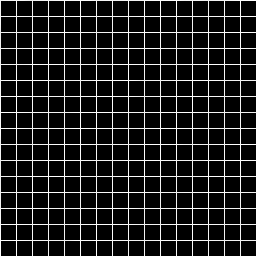
#> input picture original_edof.png, 256 x 256 px
$ python -i intensity_rescaling.py   (imports and definitions only)
#> lines starting #> are read from the running program, lines starting #| are printed output that depends on the picture
#> further down, picture is the input picture: shape (256, 256); min 0, max 255, mean 30
import numpy as np
import functools
import warnings
from skimage.exposure import rescale_intensity
from scipy.optimize import curve_fit
import scipy.ndimage as ndimage
from scipy.fft import dctn, idctn
import skimage.transform as transform


# [12 lines left out: function _float_to_int, not called in this run]


def ensure_float_and_restore_dtype(func):
    """
    Decorator to safely convert integer arrays to normalized floats for processing,
    and restore the original integer dtype upon completion.

    - 8/16-bit integers are divided by the dtype maximum (unsigned -> [0, 1]; signed
      -> [-1, 1] with 0 kept at 0, as skimage's img_as_float) and processed in float32.
    - Wider integers (32/64-bit) are divided by the data's own maximum magnitude and
      processed in float64: dividing by e.g. 2**63 - 1 would leave ~1e-17 values that
      float32 cannot resolve and that make scale-dependent operations meaningless.
    - float32/float64 inputs pass through unchanged (other floats become float32).
    """
    # [53 lines left out: function wrapper, not called in this run]

    return wrapper

# [58 lines left out: functions contrast_stretching, normalize_image, _fit_linear, _fit_exponential, not called in this run]

# Registry of supported parametric models
FIT_MODELS = {
    'linear': _fit_linear,
    'exponential': _fit_exponential
}

# Removed @ensure_float_and_restore_dtype to avoid double-decoration
# [218 lines left out: functions adjust_gamma_per_slice, adjust_brightness_per_slice, correct_z_intensity_decay, contrast_stretch_per_slice, test_z_axis_orientation, not called in this run]


def _tshrinkage(x, thresh):
    return np.sign(x) * np.clip(np.abs(x) - thresh, a_min=0, a_max=None)

def _prepare_data_for_basic(images, is_3d=False):
    """
    Normalizes input `images` into a numpy array of shape (N, ...)
    where `...` is the spatial dimensions matching the flatfield.
    """
#> called with is_3d = False
    if isinstance(images, list):
        images = np.stack(images, axis=0)

    images = np.asarray(images)
    original_shape = images.shape
#> original_shape = (256, 256)

    if is_3d:
        if images.ndim == 3:
            images = images[np.newaxis, ...]
        elif images.ndim >= 4:
            images = images.reshape(-1, images.shape[-3], images.shape[-2], images.shape[-1])
    else:
        if images.ndim == 2:
            images = images[np.newaxis, ...]
        elif images.ndim >= 3:
            images = images.reshape(-1, images.shape[-2], images.shape[-1])

    return images, original_shape

def _resize_spatial(images, target_spatial_shape):
    N = images.shape[0]
    out = np.empty((N,) + target_spatial_shape, dtype=np.float32)
    for i in range(N):
        out[i] = transform.resize(
            images[i], target_spatial_shape,
            order=1, mode='reflect', anti_aliasing=False, preserve_range=True
        )
    return out

def fit_basic_shading(
    images,
    is_3d=False,
    working_size=128,
    max_reweight_iterations=10,
    max_iterations=500,
    optimization_tol=1e-3,
    optimization_tol_diff=1e-2,
    reweighting_tol=1e-2,
    smoothness_flatfield=None,
    smoothness_darkfield=None,
    sparse_cost_darkfield=None,
    get_darkfield=False,
    fitting_mode='approximate',
    epsilon=0.1,
    rho=1.5,
    mu_coef=12.5,
    max_mu_coef=1e7
):
    """
    Fits the BaSiC shading model to a collection of images.

    Args:
        images: Input images. Can be a 3D array (Z, Y, X), 4D array (T, Z, Y, X),
                or list of 3D/2D arrays.
        is_3d (bool): If True, computes a 3D flatfield (Z, Y, X).
                      If False (default), computes a 2D flatfield (Y, X).
        working_size (int): Spatial dimension size to downscale to for faster fitting.
        max_reweight_iterations (int): Maximum number of reweighting iterations.
        max_iterations (int): Maximum number of ADMM iterations per reweighting loop.
        optimization_tol (float): Tolerance for ADMM convergence (relative fit residual).
        optimization_tol_diff (float): 'ladmap' only: tolerance on the relative size of the
            last update. Both tolerances must be met to stop (as in BaSiCPy).
        reweighting_tol (float): Tolerance for reweighting loop convergence.
        smoothness_flatfield (float): Smoothness regularization weight. If None, it is estimated.
        smoothness_darkfield (float): Smoothness regularization weight for darkfield. If None, it is estimated.
        sparse_cost_darkfield (float): Weight of the darkfield sparse term. If None, it is estimated.
        get_darkfield (bool): Whether to estimate darkfield.
        fitting_mode (str): Fitting mode, 'approximate' or 'ladmap'.
        epsilon (float): Small value for weight calculation.
        rho (float): ADMM penalty parameter update factor.
        mu_coef (float): Initial penalty parameter coefficient.
        max_mu_coef (float): Maximum penalty parameter coefficient.

    Returns:
        dict: Containing 'flatfield', 'darkfield', and 'baseline'.
    """
    if fitting_mode not in ('approximate', 'ladmap'):
        raise ValueError(f"fitting_mode '{fitting_mode}' is not valid. Use 'approximate' or 'ladmap'.")
    if max_reweight_iterations < 1:
        raise ValueError("max_reweight_iterations must be >= 1.")

    images, original_shape = _prepare_data_for_basic(images, is_3d)
#> original_shape = (256, 256)

    s_s = images.shape[0]
#> s_s = 1
    original_spatial_shape = images.shape[1:]
#> original_spatial_shape = (256, 256)

    if get_darkfield and s_s < 2:
        # BaSiC models each sample as I_i = B_i * S + D and separates the darkfield D
        # from the flatfield S only through variation of the baselines B_i across
        # samples. With a single image/volume any D can be absorbed into S, so the
        # darkfield is not identifiable (in 'approximate' mode its estimator has no
        # samples to average and the fit degenerated to NaN after max iterations).
        warnings.warn(
            "get_darkfield=True needs at least 2 images (or volumes with is_3d=True): the "
            "darkfield is not identifiable from a single sample. Fitting the flatfield only; "
            "the returned darkfield is zero.",
            UserWarning,
            stacklevel=2,
        )
        get_darkfield = False

    target_spatial_shape = tuple([min(d, working_size) if working_size is not None else d for d in original_spatial_shape])
#> target_spatial_shape = (128, 128)

    if target_spatial_shape != original_spatial_shape:
        Im = _resize_spatial(images, target_spatial_shape)
    else:
        Im = images.astype(np.float32)

    s_spatial = Im.shape[1:]
#> s_spatial = (128, 128)
    Im_flat = Im.reshape(s_s, -1)

    image_norm = np.linalg.norm(Im_flat)
#> image_norm = 7990.3
    if image_norm == 0:
        image_norm = 1.0

    if smoothness_flatfield is None:
        meanD = Im.mean(axis=0)
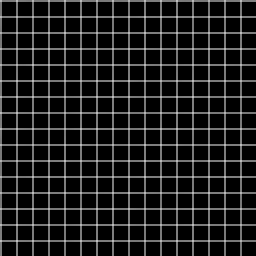
#> meanD: shape (128, 128) float32 (shown 2 times larger); min 0, max 191.2, mean 30
        mean_meanD = meanD.mean()
#> mean_meanD = 30
        if mean_meanD == 0:
            mean_meanD = 1.0
        meanD = meanD / mean_meanD
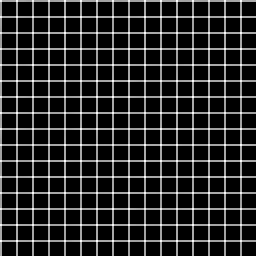
#> meanD: shape (128, 128) float32 (shown 2 times larger); min 0, max 6.38, mean 1; drawn with min black and max white
        W_meanD = dctn(meanD, norm='ortho')
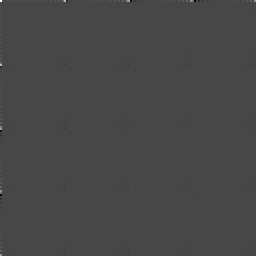
#> W_meanD: shape (128, 128) float32 (shown 2 times larger); min -49.62, max 128, mean 0.1; drawn with min black and max white
        smoothness_flatfield = np.sum(np.abs(W_meanD)) / 400.0 * 0.5
#> smoothness_flatfield = 3.13

    if smoothness_darkfield is None:
        smoothness_darkfield = smoothness_flatfield * 0.1
#> smoothness_darkfield = 0.313

    if sparse_cost_darkfield is None:
        sparse_cost_darkfield = smoothness_darkfield * 0.01 * 100 # Default is 0.01 * 100 in original BaSiC
#> sparse_cost_darkfield = 0.313

    _, S_svd, _ = np.linalg.svd(Im_flat, full_matrices=False)
#> S_svd = [7990.3]
    spectral_norm = S_svd[0]
#> spectral_norm = 7990.3
    if spectral_norm == 0:
        spectral_norm = 1.0

    if fitting_mode == 'approximate':
        init_mu = mu_coef / spectral_norm
#> init_mu = 0.00156
    else:
        init_mu = mu_coef / spectral_norm / np.prod(Im_flat.shape)

    max_mu = init_mu * max_mu_coef
#> max_mu = 15644

    ent1 = 1.0
    ent2 = 10.0
    D_Z_max = np.min(Im_flat)
#> D_Z_max = 0

    W = np.ones_like(Im_flat)
    W_D = np.ones(s_spatial, dtype=np.float32)

    last_S = None
    last_D = None

    S = np.ones(s_spatial, dtype=np.float32)
    B = np.ones(s_s, dtype=np.float32)
#> B = [1]
    D_R = np.zeros(s_spatial, dtype=np.float32)
    D_Z = 0.0

    for reweight_iter in range(max_reweight_iterations):
        S_hat = dctn(S, norm='ortho')
        D_R = np.zeros(s_spatial, dtype=np.float32)
        D_Z = 0.0

        if fitting_mode == 'approximate':
            mean_Im_flat = np.nanmean(Im_flat)
            if mean_Im_flat == 0:
                mean_Im_flat = 1.0
            B = np.nanmean(Im_flat, axis=1) / mean_Im_flat
        else:
            B = np.ones(s_s, dtype=np.float32)
            S = np.median(Im, axis=0)
            S_hat = dctn(S, norm='ortho')

        I_R_flat = np.zeros_like(Im_flat)
        I_B_flat = (S[np.newaxis, ...] * B[(...,) + (np.newaxis,) * S.ndim] + D_R[np.newaxis, ...] + D_Z).reshape(s_s, -1)

        Y_flat = np.zeros_like(Im_flat)
        mu = init_mu

        for k in range(max_iterations):
            if fitting_mode == 'approximate':
                temp_W = (Im_flat - I_R_flat - I_B_flat + Y_flat / mu) / ent1
                temp_W = np.mean(temp_W, axis=0)

                S_hat = S_hat + dctn(temp_W.reshape(s_spatial), norm="ortho")
                S_hat = _tshrinkage(S_hat, smoothness_flatfield / (ent1 * mu))
                S = idctn(S_hat, norm="ortho")

                I_B_flat = (S[np.newaxis, ...] * B[(...,) + (np.newaxis,) * S.ndim] + D_R[np.newaxis, ...] + D_Z).reshape(s_s, -1)

                I_R_flat = I_R_flat + (Im_flat - I_B_flat - I_R_flat + (1 / mu) * Y_flat) / ent1
                I_R_flat = _tshrinkage(I_R_flat, W / (ent1 * mu))

                R_flat = Im_flat - I_R_flat
                mean_R_flat = np.mean(R_flat)
                if mean_R_flat == 0:
                    mean_R_flat = 1.0
                B = np.mean(R_flat, axis=1) / mean_R_flat
                B = np.clip(B, 0, None)

                I_B_flat = (S[np.newaxis, ...] * B[(...,) + (np.newaxis,) * S.ndim] + D_R[np.newaxis, ...] + D_Z).reshape(s_s, -1)

                # The darkfield estimator below averages over samples with B < 1; if
                # there are none (e.g. identical samples) this iteration carries no
                # darkfield information, so keep the current D_R / D_Z.
                if get_darkfield and np.any(B < 1):
                    validA1coeff_idx = B < 1
                    S_flat = S.reshape(-1)
                    mean_S = np.mean(S)
                    S_inmask = S_flat >= mean_S
                    S_outmask = S_flat < mean_S

                    R_0 = np.where(S_inmask[np.newaxis, :] & validA1coeff_idx[:, np.newaxis], R_flat, np.nan)
                    R_1 = np.where(S_outmask[np.newaxis, :] & validA1coeff_idx[:, np.newaxis], R_flat, np.nan)

                    mean_R = np.mean(R_flat)

                    # Avoid Mean of empty slice warnings by checking for all-NaN rows
                    def safe_nanmean(arr, axis):
                        # Returns NaN for rows that are all NaN, without triggering a RuntimeWarning
                        mask = np.isnan(arr).all(axis=axis)
                        res = np.zeros(arr.shape[0])
                        res[mask] = np.nan
                        res[~mask] = np.nanmean(arr[~mask], axis=axis)
                        return res

                    mean_R_0 = safe_nanmean(R_0, axis=1)
                    mean_R_1 = safe_nanmean(R_1, axis=1)
                    B1_coeff = (mean_R_0 - mean_R_1) / (mean_R + 1e-6)

                    num_valid = np.sum(validA1coeff_idx)
                    B_nan = np.where(validA1coeff_idx, B, np.nan)

                    temp1 = np.nan_to_num(np.nansum(B_nan**2))
                    temp2 = np.nan_to_num(np.nansum(B_nan))
                    temp3 = np.nan_to_num(np.nansum(B1_coeff))
                    temp4 = np.nan_to_num(np.nansum(B_nan * B1_coeff))
                    temp5 = temp2 * temp3 - num_valid * temp4

                    if temp5 == 0:
                        D_Z = 0.0
                    else:
                        D_Z = (temp1 * temp3 - temp2 * temp4) / temp5
                    D_Z = max(D_Z, 0.0)
                    if mean_S > 1e-9:
                        D_Z = min(D_Z, D_Z_max / mean_S)

                    Z = D_Z * mean_S - D_Z * S_flat

                    R_nan = np.where(validA1coeff_idx[:, np.newaxis], R_flat, np.nan)
                    A1_offset = np.nanmean(R_nan, axis=0) - np.nanmean(B_nan) * S_flat
                    A1_offset = A1_offset.flatten()
                    A1_offset = A1_offset - np.nanmean(A1_offset)

                    D_R = A1_offset - np.mean(A1_offset) - Z
                    D_R = dctn(D_R.reshape(s_spatial), norm="ortho")
                    D_R = _tshrinkage(D_R, smoothness_darkfield / (ent2 * mu))
                    D_R = idctn(D_R, norm="ortho")
                    D_R = _tshrinkage(D_R, smoothness_darkfield / (ent2 * mu))
                    D_R = D_R + Z.reshape(s_spatial)

                fit_residual_flat = Im_flat - I_B_flat - I_R_flat
                Y_flat = Y_flat + mu * fit_residual_flat
                mu = min(mu * rho, max_mu)

                norm_ratio = np.linalg.norm(fit_residual_flat) / image_norm
                if norm_ratio <= optimization_tol:
                    break

            elif fitting_mode == 'ladmap':
                I_B = (S[np.newaxis, ...] * B[(...,) + (np.newaxis,) * S.ndim] + D_R[np.newaxis, ...] + D_Z)
                I_B_flat = I_B.reshape(s_s, -1)
                eta_S = np.sum(B**2) * 1.02 + 0.01

                S_new = S + np.sum(B[(...,) + (np.newaxis,) * S.ndim] * (Im - I_B - I_R_flat.reshape(s_s, *s_spatial) + Y_flat.reshape(s_s, *s_spatial) / mu), axis=0) / eta_S
                S_new = idctn(_tshrinkage(dctn(S_new, norm="ortho"), smoothness_flatfield / (eta_S * mu)), norm="ortho")

                if np.min(S_new) < 0:
                    S_new = S_new - np.min(S_new)
                dS = S_new - S
                S = S_new

                I_B = (S[np.newaxis, ...] * B[(...,) + (np.newaxis,) * S.ndim] + D_R[np.newaxis, ...] + D_Z)
                I_B_flat = I_B.reshape(s_s, -1)

                I_R_new_flat = _tshrinkage(Im_flat - I_B_flat + Y_flat / mu, W / (mu * s_s))
                dI_R_flat = I_R_new_flat - I_R_flat
                I_R_flat = I_R_new_flat

                R_flat = Im_flat - I_R_flat
                S_sq = np.sum(S**2)

                R_spatial = R_flat.reshape(s_s, *s_spatial)
                Y_spatial = Y_flat.reshape(s_s, *s_spatial)

                # While the shrinkage still zeroes S (mu starts tiny), B carries no
                # information: keep it instead of collapsing it to 0 for good.
                if S_sq > 0:
                    B_new = np.sum(S[np.newaxis, ...] * (R_spatial + Y_spatial / mu), axis=tuple(range(1, Im.ndim))) / S_sq
                else:
                    B_new = B.copy()
                B_new = np.clip(B_new, 0, None)

                mean_B = np.mean(B_new)
                if mean_B > 0:
                    B_new = B_new / mean_B
                    S = S * mean_B

                dB = B_new - B
                B = B_new

                BS = S[np.newaxis, ...] * B[(...,) + (np.newaxis,) * S.ndim]

                if get_darkfield:
                    D_Z_new = np.mean(Im - BS - D_R[np.newaxis, ...] - I_R_flat.reshape(s_s, *s_spatial) + Y_spatial / 2.0 / mu)
                    D_Z_new = np.clip(D_Z_new, 0, D_Z_max)
                    dD_Z = D_Z_new - D_Z
                    D_Z = D_Z_new

                    eta_D = s_s * 1.02
                    D_R_new = D_R + 1.0 / eta_D * np.sum(Im - BS - D_R[np.newaxis, ...] - D_Z - I_R_flat.reshape(s_s, *s_spatial) + Y_spatial / mu, axis=0)
                    D_R_new = idctn(_tshrinkage(dctn(D_R_new), smoothness_darkfield / eta_D / mu))
                    D_R_new = _tshrinkage(D_R_new, sparse_cost_darkfield * W_D / eta_D / mu)
                    dD_R = D_R_new - D_R
                    D_R = D_R_new

                I_B = BS + D_R[np.newaxis, ...] + D_Z
                I_B_flat = I_B.reshape(s_s, -1)

                fit_residual_flat = R_flat - I_B_flat
                Y_flat = Y_flat + mu * fit_residual_flat

                value_diff = max([
                    np.linalg.norm(dS.ravel()) * np.sqrt(eta_S),
                    np.linalg.norm(dI_R_flat.ravel()) * 1.0,
                    np.linalg.norm(dB.ravel())
                ])

                if get_darkfield:
                    value_diff = max([
                        value_diff,
                        np.linalg.norm(dD_R.ravel()) * np.sqrt(eta_D),
                        dD_Z**2
                    ])

                norm_ratio = value_diff / image_norm
                mu = min(mu * rho, max_mu)

                # Stop only when the fit residual AND the update are both small. A
                # small update alone happens in the first iterations, while the
                # shrinkage still zeroes S, and stopping there returned S == 0.
                residual_ratio = np.linalg.norm(fit_residual_flat) / image_norm
                if residual_ratio <= optimization_tol and norm_ratio <= optimization_tol_diff:
                    break

        D_R = D_R + D_Z * S
        I_B_flat = (S[np.newaxis, ...] * B[(...,) + (np.newaxis,) * S.ndim] + D_R[np.newaxis, ...]).reshape(s_s, -1)

        S = np.mean(I_B_flat.reshape(s_s, *s_spatial), axis=0) - D_R
        mean_S = np.mean(S)
        if mean_S > 1e-9:
            S = S / mean_S

        if fitting_mode == 'approximate':
            XE_norm = I_R_flat / (np.mean(I_B_flat, axis=1, keepdims=True) + 1e-6)
            W = 1.0 / (np.abs(XE_norm) + epsilon)
            W = W * W.size / np.sum(W)

            W_D = np.ones_like(D_R)
        else:
            Ws = np.ones_like(I_R_flat) / (np.abs(I_R_flat / (I_B_flat + epsilon)) + epsilon)
            W = Ws / np.mean(Ws)

            Ws_D = np.ones_like(D_R) / (np.abs(D_R) + epsilon)
            W_D = Ws_D / np.mean(Ws_D)

        if last_S is not None:
            sum_last_S = np.sum(np.abs(last_S))
            if sum_last_S < 1e-9:
                sum_last_S = 1e-9
            mad_flatfield = np.sum(np.abs(S - last_S)) / sum_last_S

            temp_diff = np.sum(np.abs(S - last_S))
            if temp_diff < 1e-7:
                mad_darkfield = 0
            else:
                mad_darkfield = temp_diff / max(np.sum(np.abs(last_S)), 1e-6)

            reweight_score = max(mad_flatfield, mad_darkfield)
            if reweight_score <= reweighting_tol:
                break
        last_S = S
        last_D = D_R
#> this loop made 7 passes
#> (mean_S, mad_flatfield, temp_diff, mad_darkfield, reweight_score) on passes 2 to 7: (30.44, 0.071, 1164, 0.071, 0.071), (30.41, 0.0405, 663.7, 0.0405, 0.0405), (30.4, 0.0309, 506.3, 0.0309, 0.0309), (30.42, 0.0298, 488.5, 0.0298, 0.0298), (30.42, 0.0242, 396.8, 0.0242, 0.0242), (30.41, 0.000938, 15.38, 0.000938, 0.000938)
#> mean_S on pass 1: 30.13
#> pass 1, in fit_basic_shading, `S = np.mean(I_B_flat.reshape(s_s, *s_spatial), axis=0) - D_R`:
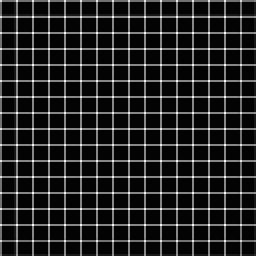
#> S: shape (128, 128) float32 (shown 2 times larger); min -3.28, max 232.6, mean 30.1; drawn with min black and max white
#> after the loop:
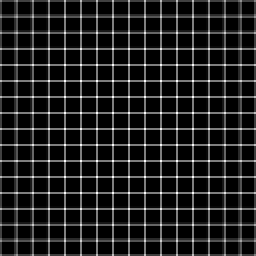
#> S: shape (128, 128) float32 (shown 2 times larger); min -0.0263, max 8.03, mean 1; drawn with min black and max white

    if target_spatial_shape != original_spatial_shape:
        flatfield = transform.resize(S, original_spatial_shape, order=1, mode='reflect', anti_aliasing=False, preserve_range=True)
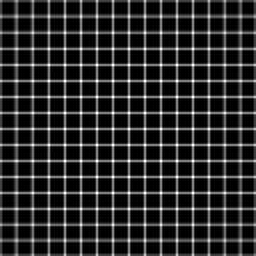
#> flatfield: shape (256, 256) float32; min -0.0192, max 6.02, mean 0.992; drawn with min black and max white
        darkfield = transform.resize(D_R, original_spatial_shape, order=1, mode='reflect', anti_aliasing=False, preserve_range=True)
#> darkfield: shape (256, 256) float32; every value is 0
    else:
        flatfield = S
        darkfield = D_R

    baseline = B * mean_S
#> baseline = [30.41]

    return {
        'flatfield': flatfield,
        'darkfield': darkfield,
        'baseline': baseline
    }

# [64 lines left out: function apply_basic_shading, not called in this run]

>>> import cv2
>>> picture = cv2.imread('../../original_edof.png', cv2.IMREAD_GRAYSCALE)
>>> result = fit_basic_shading(picture)
#> result = 3 items
